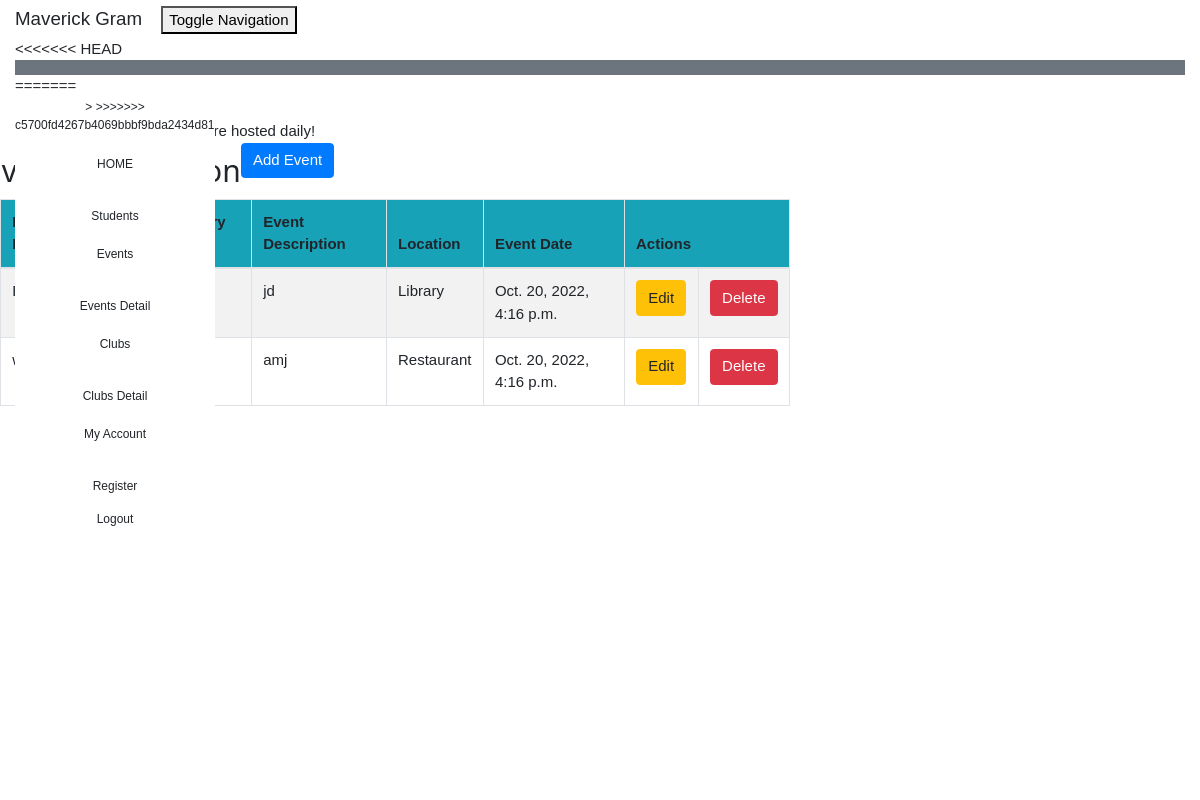
The page /event_list (signed in) on the database as committed earlier.
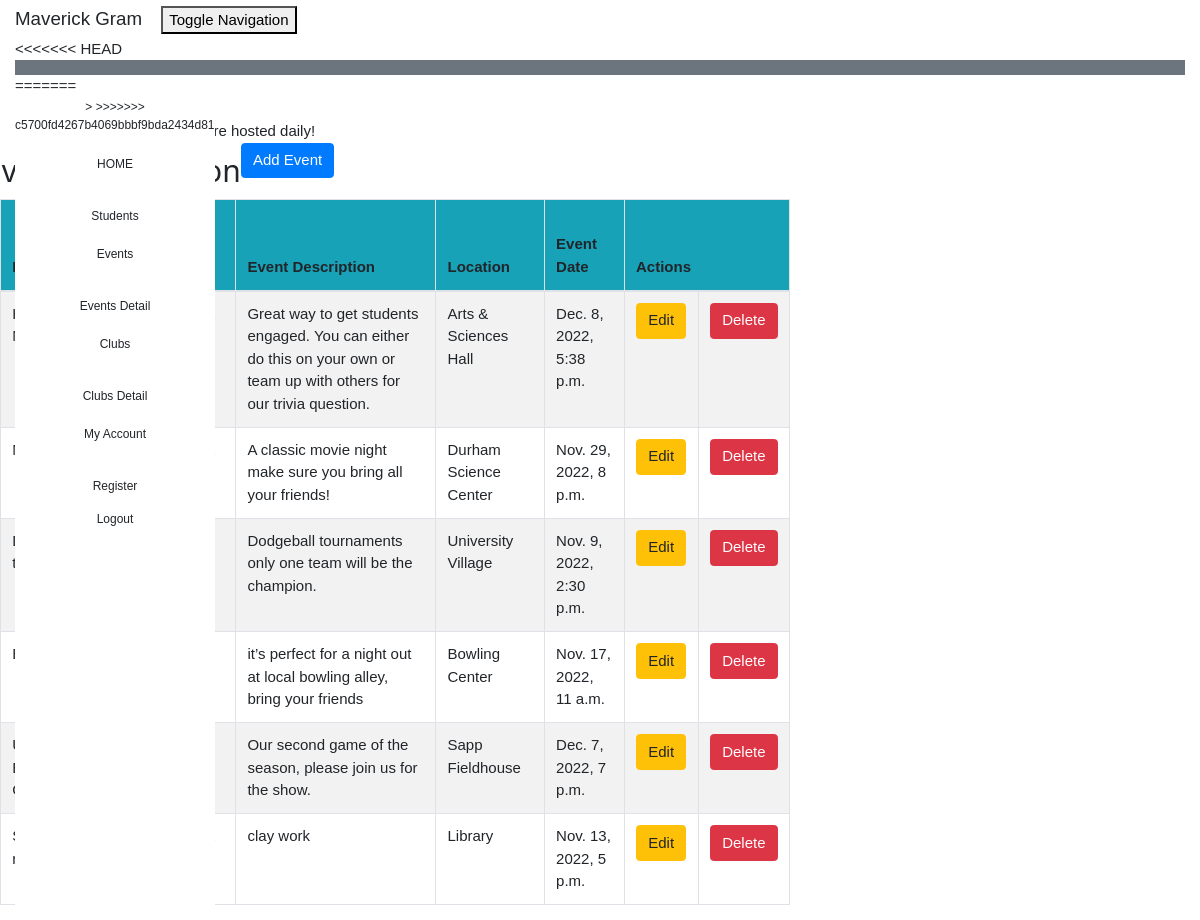
The same page on the database as committed later.
### crm/models.py (models this page shows, shortened)
class Event(models.Model):
    event_name = models.CharField(max_length=50)
    event_category = models.CharField(max_length=100)
    description = models.TextField()
    location = models.CharField(max_length=200)
    event_date = models.DateTimeField(default=timezone.now)

### crm/views.py (the view)
# urls.py: path('event_list', views.event_list, name='event_list'),
@login_required
def event_list(request):
    event = Event.objects.filter()
    return render(request, 'crm/event_list.html',
                  {'events': event})

### crm/templates/crm/event_list.html (shortened to what this page needs)
<!DOCTYPE html>
{% extends 'crm/base.html' %}
{% block content %}
    {% load humanize %}
    <head>
    </head>
    <body class="bodylist">
    <div class="container">
        <div class="panel panel-primary">
            <div class="panel-heading">Welcome!</div>
            <div class="panel-body">
                Maverick Gram, new  events are hosted daily!
            </div>
        </div>
    </div>
    <div class="row">
        <h2>Event Information</h2>
        <td>  <a href="http://127.0.0.1:8000/admin/crm/event/add/"><span
                class="btn btn-primary">Add Event</span></a></td>
    </div>
    <div>
        <table class="table table-striped table-bordered table-hover w-auto">
            <thead>
            <tr class="bg-info">
                <th>Event Name</th>
                <th>Event Category (Club)</th>
                <th>Event Description</th>
                <th>Location</th>
                <th>Event Date</th>
                <th colspan="2">Actions</th>
            </tr>
            </thead>
            <tbody>
            {% for event in events %}
                <tr>
                    <td>{{ event.event_name }}</td>
                    <td>{{ event.event_category }}</td>
                    <td>{{ event.description }}</td>
                    <td>{{ event.location }}</td>
                    <td>{{ event.event_date }}</td>
                    <td><a href="{% url 'crm:event_edit' pk=event.pk %}"
                           class="btn btn-warning">Edit</a>
                    </td>
                    <td><a href="{% url 'crm:event_delete' pk=event.pk %}"
                           onclick="return confirm('Are you sure you want to delete?')"
                           class="btn btn-danger">Delete</a>
                    </td>
                </tr>
            {% endfor %}
            </tbody>
        </table>
    </div>
    </body>
{% endblock %}

Rows that differ between the two databases and show on the page:
removed Event: description "jd", location "Library", event_date "Oct. 20, 2022, 4:16 p.m."
removed Event: description "amj", location "Restaurant", event_date "Oct. 20, 2022, 4:16 p.m."
added Event: description "Great way to get students engaged. You can either do this on your own or team up with others for our trivia question.", location "Arts & Sciences Hall", event_date "Dec. 8, 2022, 5:38 p.m."
added Event: description "A classic movie night make sure you bring all your friends!", location "Durham Science Center", event_date "Nov. 29, 2022, 8 p.m."
added Event: description "Dodgeball tournaments only one team will be the champion.", location "University Village", event_date "Nov. 9, 2022, 2:30 p.m."
added Event: description "it’s perfect for a night out at local bowling alley, bring your friends", location "Bowling Center", event_date "Nov. 17, 2022, 11 a.m."
added Event: description "Our second game of the season, please join us for the show.", location "Sapp Fieldhouse", event_date "Dec. 7, 2022, 7 p.m."
added Event: description "clay work", location "Library", event_date "Nov. 13, 2022, 5 p.m."
